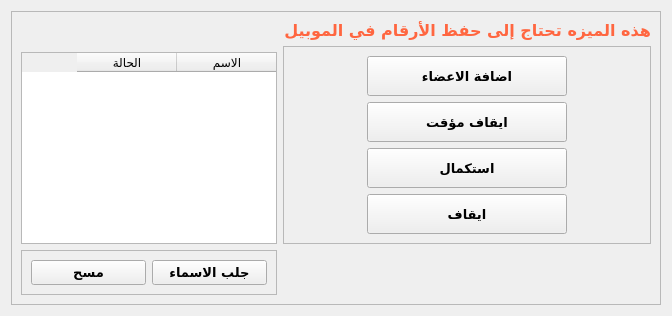
         <widget class="QWidget" name="tab_6">
          <attribute name="title">
           <string>اضافة اعضاء للجروب</string>
          </attribute>
          <layout class="QGridLayout" name="gridLayout_35">
           <item row="0" column="0">
            <widget class="QFrame" name="frame_28">
             <property name="sizePolicy">
              <sizepolicy hsizetype="Expanding" vsizetype="Expanding">
               <horstretch>0</horstretch>
               <verstretch>0</verstretch>
              </sizepolicy>
             </property>
             <property name="frameShape">
              <enum>QFrame::StyledPanel</enum>
             </property>
             <property name="frameShadow">
              <enum>QFrame::Raised</enum>
             </property>
             <layout class="QGridLayout" name="gridLayout_32">
              <item row="0" column="2">
               <widget class="QLabel" name="label_2">
                <property name="maximumSize">
                 <size>
                  <width>16777215</width>
                  <height>100</height>
                 </size>
                </property>
                <property name="font">
                 <font>
                  <family>Almarai</family>
                  <pointsize>12</pointsize>
                  <weight>75</weight>
                  <bold>true</bold>
                 </font>
                </property>
                <property name="styleSheet">
                 <string notr="true">color: rgb(255, 102, 64);</string>
                </property>
                <property name="text">
                 <string>هذه الميزه تحتاج إلى حفظ الأرقام في الموبيل</string>
                </property>
               </widget>
              </item>
              <item row="2" column="0">
               <widget class="QTableWidget" name="tableWidget_12">
                <property name="sizePolicy">
                 <sizepolicy hsizetype="Expanding" vsizetype="Expanding">
                  <horstretch>0</horstretch>
                  <verstretch>0</verstretch>
                 </sizepolicy>
                </property>
                <property name="layoutDirection">
                 <enum>Qt::RightToLeft</enum>
                </property>
                <property name="autoFillBackground">
                 <bool>false</bool>
                </property>
                <property name="textElideMode">
                 <enum>Qt::ElideRight</enum>
                </property>
                <column>
                 <property name="text">
                  <string>الاسم</string>
                 </property>
                </column>
                <column>
                 <property name="text">
                  <string>الحالة</string>
                 </property>
                </column>
               </widget>
              </item>
              <item row="3" column="0">
               <widget class="QFrame" name="frame_29">
                <property name="maximumSize">
                 <size>
                  <width>16777215</width>
                  <height>60</height>
                 </size>
                </property>
                <property name="frameShape">
                 <enum>QFrame::StyledPanel</enum>
                </property>
                <property name="frameShadow">
                 <enum>QFrame::Raised</enum>
                </property>
                <layout class="QGridLayout" name="gridLayout_33">
                 <item row="0" column="0">
                  <widget class="QPushButton" name="pushButton_50">
                   <property name="sizePolicy">
                    <sizepolicy hsizetype="Expanding" vsizetype="Expanding">
                     <horstretch>0</horstretch>
                     <verstretch>0</verstretch>
                    </sizepolicy>
                   </property>
                   <property name="maximumSize">
                    <size>
                     <width>16777215</width>
                     <height>50</height>
                    </size>
                   </property>
                   <property name="font">
                    <font>
                     <family>Almarai</family>
                     <pointsize>10</pointsize>
                     <weight>75</weight>
                     <bold>true</bold>
                    </font>
                   </property>
                   <property name="cursor">
                    <cursorShape>PointingHandCursor</cursorShape>
                   </property>
                   <property name="text">
                    <string>مسح</string>
                   </property>
                   <property name="iconSize">
                    <size>
                     <width>200</width>
                     <height>50</height>
                    </size>
                   </property>
                  </widget>
                 </item>
                 <item row="0" column="1">
                  <widget class="QPushButton" name="pushButton_51">
                   <property name="sizePolicy">
                    <sizepolicy hsizetype="Expanding" vsizetype="Expanding">
                     <horstretch>0</horstretch>
                     <verstretch>0</verstretch>
                    </sizepolicy>
                   </property>
                   <property name="maximumSize">
                    <size>
                     <width>16777215</width>
                     <height>50</height>
                    </size>
                   </property>
                   <property name="font">
                    <font>
                     <family>Almarai</family>
                     <pointsize>10</pointsize>
                     <weight>75</weight>
                     <bold>true</bold>
                    </font>
                   </property>
                   <property name="cursor">
                    <cursorShape>PointingHandCursor</cursorShape>
                   </property>
                   <property name="text">
                    <string>جلب الاسماء</string>
                   </property>
                   <property name="iconSize">
                    <size>
                     <width>200</width>
                     <height>50</height>
                    </size>
                   </property>
                  </widget>
                 </item>
                </layout>
               </widget>
              </item>
              <item row="1" column="2" rowspan="2">
               <widget class="QFrame" name="frame_30">
                <property name="sizePolicy">
                 <sizepolicy hsizetype="Expanding" vsizetype="Expanding">
                  <horstretch>0</horstretch>
                  <verstretch>0</verstretch>
                 </sizepolicy>
                </property>
                <property name="maximumSize">
                 <size>
                  <width>16777215</width>
                  <height>16777215</height>
                 </size>
                </property>
                <property name="frameShape">
                 <enum>QFrame::StyledPanel</enum>
                </property>
                <property name="frameShadow">
                 <enum>QFrame::Raised</enum>
                </property>
                <layout class="QGridLayout" name="gridLayout_34">
                 <item row="1" column="0">
                  <widget class="QPushButton" name="pushButton_53">
                   <property name="sizePolicy">
                    <sizepolicy hsizetype="Expanding" vsizetype="Expanding">
                     <horstretch>0</horstretch>
                     <verstretch>0</verstretch>
                    </sizepolicy>
                   </property>
                   <property name="maximumSize">
                    <size>
                     <width>200</width>
                     <height>50</height>
                    </size>
                   </property>
                   <property name="font">
                    <font>
                     <family>Almarai</family>
                     <pointsize>10</pointsize>
                     <weight>75</weight>
                     <bold>true</bold>
                    </font>
                   </property>
                   <property name="cursor">
                    <cursorShape>PointingHandCursor</cursorShape>
                   </property>
                   <property name="text">
                    <string>ايقاف مؤقت</string>
                   </property>
                   <property name="iconSize">
                    <size>
                     <width>200</width>
                     <height>50</height>
                    </size>
                   </property>
                  </widget>
                 </item>
                 <item row="2" column="0">
                  <widget class="QPushButton" name="pushButton_54">
                   <property name="sizePolicy">
                    <sizepolicy hsizetype="Expanding" vsizetype="Expanding">
                     <horstretch>0</horstretch>
                     <verstretch>0</verstretch>
                    </sizepolicy>
                   </property>
                   <property name="maximumSize">
                    <size>
                     <width>200</width>
                     <height>50</height>
                    </size>
                   </property>
                   <property name="font">
                    <font>
                     <family>Almarai</family>
                     <pointsize>10</pointsize>
                     <weight>75</weight>
                     <bold>true</bold>
                    </font>
                   </property>
                   <property name="cursor">
                    <cursorShape>PointingHandCursor</cursorShape>
                   </property>
                   <property name="text">
                    <string>استكمال</string>
                   </property>
                   <property name="iconSize">
                    <size>
                     <width>200</width>
                     <height>50</height>
                    </size>
                   </property>
                  </widget>
                 </item>
                 <item row="0" column="0">
                  <widget class="QPushButton" name="pushButton_52">
                   <property name="sizePolicy">
                    <sizepolicy hsizetype="Expanding" vsizetype="Expanding">
                     <horstretch>0</horstretch>
                     <verstretch>0</verstretch>
                    </sizepolicy>
                   </property>
                   <property name="maximumSize">
                    <size>
                     <width>200</width>
                     <height>50</height>
                    </size>
                   </property>
                   <property name="font">
                    <font>
                     <family>Almarai</family>
                     <pointsize>10</pointsize>
                     <weight>75</weight>
                     <bold>true</bold>
                    </font>
                   </property>
                   <property name="cursor">
                    <cursorShape>PointingHandCursor</cursorShape>
                   </property>
                   <property name="text">
                    <string>اضافة الاعضاء</string>
                   </property>
                   <property name="iconSize">
                    <size>
                     <width>200</width>
                     <height>50</height>
                    </size>
                   </property>
                  </widget>
                 </item>
                 <item row="3" column="0">
                  <widget class="QPushButton" name="pushButton_55">
                   <property name="sizePolicy">
                    <sizepolicy hsizetype="Expanding" vsizetype="Expanding">
                     <horstretch>0</horstretch>
                     <verstretch>0</verstretch>
                    </sizepolicy>
                   </property>
                   <property name="maximumSize">
                    <size>
                     <width>200</width>
                     <height>50</height>
                    </size>
                   </property>
                   <property name="font">
                    <font>
                     <family>Almarai</family>
                     <pointsize>10</pointsize>
                     <weight>75</weight>
                     <bold>true</bold>
                    </font>
                   </property>
                   <property name="cursor">
                    <cursorShape>PointingHandCursor</cursorShape>
                   </property>
                   <property name="text">
                    <string>ايقاف</string>
                   </property>
                   <property name="iconSize">
                    <size>
                     <width>200</width>
                     <height>50</height>
                    </size>
                   </property>
                  </widget>
                 </item>
                </layout>
               </widget>
              </item>
             </layout>
            </widget>
           </item>
          </layout>
         </widget>
